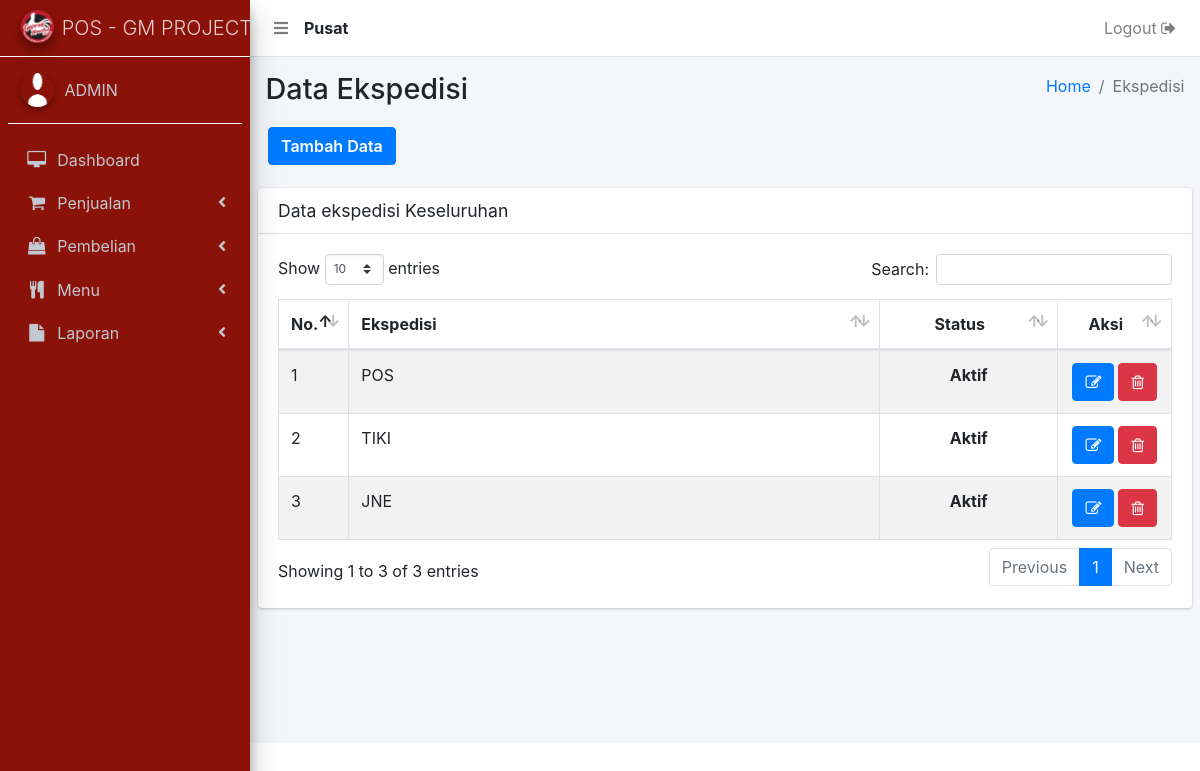
/ekspedisi.php (signed in), run on the app's committed database.
### tables this page shows
CREATE TABLE `user` (
  `user_id` int(11) NOT NULL,
  `user_nama` varchar(500) NOT NULL,
  `user_no_hp` varchar(250) NOT NULL,
  `user_alamat` text NOT NULL,
  `user_email` varchar(250) NOT NULL,
  `user_password` varchar(500) NOT NULL,
  `user_create` varchar(250) NOT NULL,
  `user_level` varchar(250) NOT NULL,
  `user_status` varchar(250) NOT NULL,
  `user_cabang` int(11) NOT NULL
);

CREATE TABLE `ekspedisi` (
  `ekspedisi_id` int(11) NOT NULL,
  `ekspedisi_nama` varchar(500) NOT NULL,
  `ekspedisi_status` varchar(250) NOT NULL,
  `ekspedisi_cabang` int(11) NOT NULL
);

### _header-artibut.php (called while the page is built, shortened)
<?php
  	include 'aksi/functions.php';
    $userLoginCabang = mysqli_query( $conn, "select user_cabang from user where user_id = '".$_SESSION['user_id']."'");
    $sessionCabangData = mysqli_fetch_array($userLoginCabang);
    $sessionCabang     = $sessionCabangData['user_cabang'];
    if ( $sessionCabang < 1 ) {
      $tipeToko = "Pusat";
    } else {
      $tipeToko = "Cabang ".$sessionCabang;
    }
?>

### aksi/functions.php (called while the page is built, shortened)
<?php
include 'koneksi.php';
function query($query) {
	global $conn;
	$result = mysqli_query($conn, $query);
	$rows = [];
	while ( $row = mysqli_fetch_assoc($result) ) {
		$rows[] = $row;
	}
	return $rows;
}
?>

### ekspedisi.php (the view, shortened to what this page needs)
<?php
  include '_header.php';
  include '_nav.php';
  include '_sidebar.php';
?>
  <div class="content-wrapper">
    <section class="content-header">
      <div class="container-fluid">
        <div class="row mb-2">
          <div class="col-sm-6">
            <h1>Data Ekspedisi</h1>
          </div>
          <div class="col-sm-6">
            <ol class="breadcrumb float-sm-right">
              <li class="breadcrumb-item"><a href="bo">Home</a></li>
              <li class="breadcrumb-item active">Ekspedisi</li>
            </ol>
          </div>
          <div class="tambah-data">
          	<a href="ekspedisi-add" class="btn btn-primary">Tambah Data</a>
          </div>
        </div>
      </div>
    </section>
    <?php
    	$data = query("SELECT * FROM ekspedisi WHERE ekspedisi_cabang = $sessionCabang ORDER BY ekspedisi_id DESC");
    ?>
    <section class="content">
      <div class="row">
        <div class="col-12">
          <div class="card">
            <div class="card-header">
              <h3 class="card-title">Data ekspedisi Keseluruhan</h3>
            </div>
            <div class="card-body">
              <div class="table-auto">
                <table id="example1" class="table table-bordered table-striped">
                  <thead>
                  <tr>
                    <th style="width: 5%;">No.</th>
                    <th>Ekspedisi</th>
                    <th style="text-align: center; width: 20%;">Status</th>
                    <th style="text-align: center; width: 10%;">Aksi</th>
                  </tr>
                  </thead>
                  <tbody>
                  <?php $i = 1; ?>
                  <?php foreach ( $data as $row ) : ?>
                  <tr>
                    	<td><?= $i; ?></td>
                    	<td><?= $row['ekspedisi_nama']; ?></td>
                      <td style="text-align: center;">
                      	<?php
                      		if ( $row['ekspedisi_status'] === "1" ) {
                      			echo "<b>Aktif</b>";
                      		} else {
                      			echo "<b style='color: red;'>Tidak Aktif</b>";
                      		}
                      	?>
                      </td>
                      <td class="orderan-online-button">
                        <?php $id = $row["ekspedisi_id"]; ?>
                      	<a href="ekspedisi-edit?id=<?= $id; ?>" title="Edit Data">
                              <button class="btn btn-primary" type="submit">
                                 <i class="fa fa-edit"></i>
                              </button>
                          </a>
                          <a href="ekspedisi-delete?id=<?= $id; ?>" onclick="return confirm('Yakin dihapus ?')" title="Delete Data">
                              <button class="btn btn-danger" type="submit" name="hapus">
                                  <i class="fa fa-trash-o"></i>
                              </button>
                          </a>
                      </td>
                  </tr>
                  <?php $i++; ?>
              	<?php endforeach; ?>
                </tbody>
                </table>
              </div>
            </div>
          </div>
        </div>
      </div>
    </section>
  </div>
</div>
<?php include '_footer.php'; ?>
</body>
</html>

### _nav.php (shortened to what this page needs)
<nav class="main-header navbar navbar-expand navbar-white navbar-light">
    <ul class="navbar-nav">
      <li class="nav-item">
        <a class="nav-link" data-widget="pushmenu" href="#"><i class="fas fa-bars"></i></a>
      </li>
      <li class="nav-item" style="padding-top: 8px;">
        <?php
          echo "<b>".$tipeToko."</b>";
        ?>
      </li>
    </ul>
    <ul class="navbar-nav ml-auto">
      <li class="nav-item">
        <a href="<?php echo "aksi/logout.php?logout";?>"onclick="return confirm('Apakah anda yakin logout ?')" class="nav-link">Logout <i class="fa fa-sign-out"></i>
        </a>
      </li>
    </ul>
  </nav>

### data on the page
user: user_cabang "Pusat"
ekspedisi: ekspedisi_nama "POS", ekspedisi_status "Aktif"
ekspedisi: ekspedisi_nama "TIKI", ekspedisi_status "Aktif"
ekspedisi: ekspedisi_nama "JNE", ekspedisi_status "Aktif"

### other printed values
$_SESSION['user_nama'] "ADMIN"
